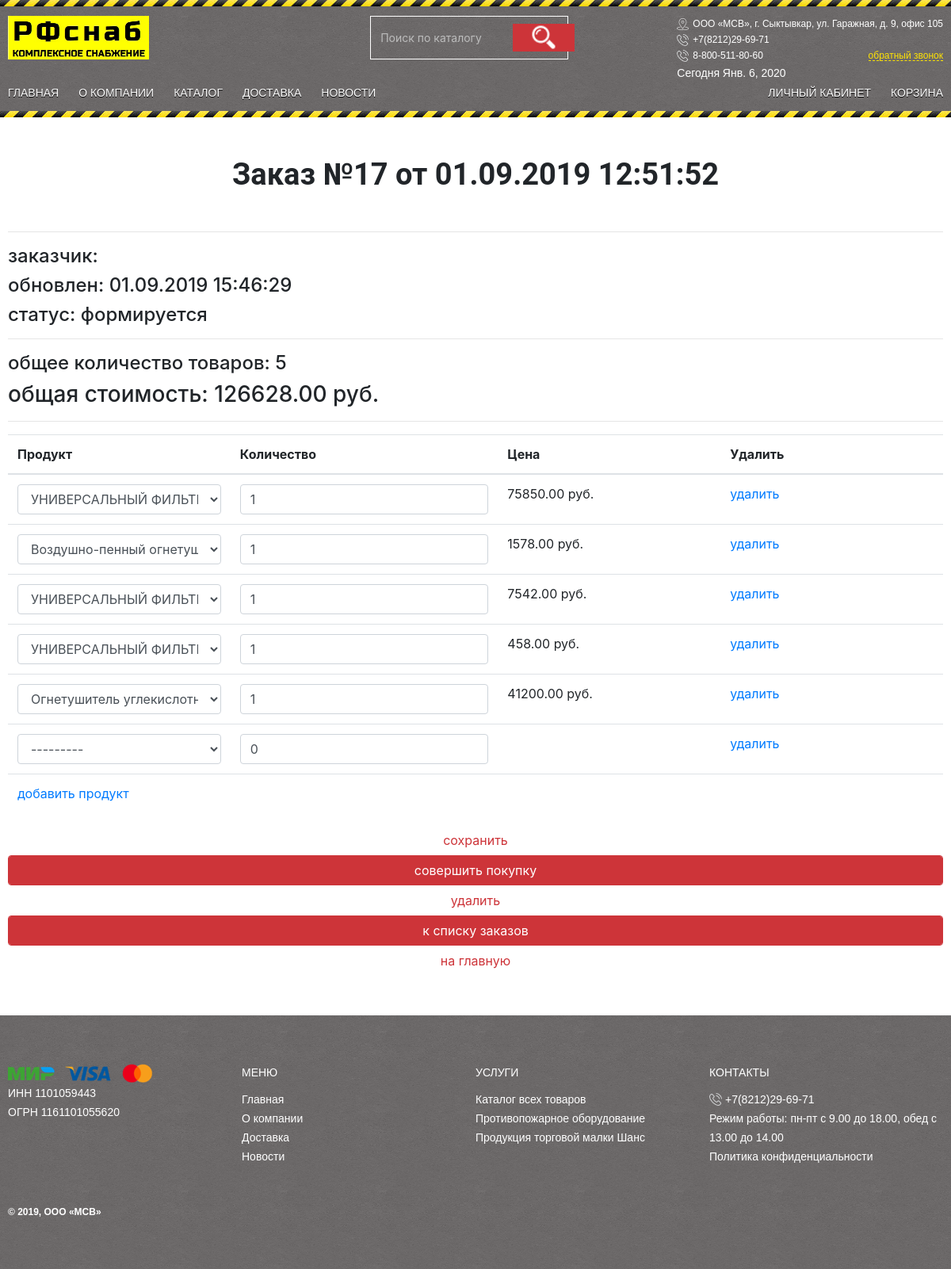
The page /order/update/17/ on the database its author committed.
### ordersapp/models.py (models this page shows, shortened)
class Order(models.Model):
    FORMING = 'FM'
    SENT_TO_PROCEED = 'STP'
    PROCEEDED = 'PRD'
    PAID = 'PD'
    READY = 'RDY'
    CANCEL = 'CNC'
    ORDER_STATUS_CHOICES = (
        (FORMING, 'формируется'),
        (SENT_TO_PROCEED, 'отправлен в обработку'),
        (PAID, 'оплачен'),
        (PROCEEDED, 'обрабатывается'),
        (READY, 'готов к выдаче'),
        (CANCEL, 'отменен'),
    )
    user = models.ForeignKey(settings.AUTH_USER_MODEL, on_delete=models.CASCADE)
    created = models.DateTimeField(verbose_name='создан', auto_now_add=True)
    updated = models.DateTimeField(verbose_name='обновлен', auto_now=True)
    status = models.CharField(verbose_name='статус', max_length=3, choices=ORDER_STATUS_CHOICES, default=FORMING)
    is_active = models.BooleanField(verbose_name='активен', default=True)
    class Meta:
        ordering = ('-created',)
        verbose_name = 'заказ'
        verbose_name_plural = 'заказы'
    def get_total_quantity(self):
        items = self.orderitems.select_related()
        return sum(list(map(lambda x: x.quantity, items)))
    def get_total_cost(self):
        items = self.orderitems.select_related()
        return sum(list(map(lambda x: x.quantity * x.product.price, items)))

class OrderItem(models.Model):
    order = models.ForeignKey(Order, related_name="orderitems", on_delete=models.CASCADE)
    product = models.ForeignKey(Product, verbose_name='продукт', on_delete=models.CASCADE)
    quantity = models.PositiveIntegerField(verbose_name='количество', default=0)
    class Meta:
        verbose_name = 'товар заказа'
        verbose_name_plural = 'товары заказа'

### mainapp/models.py (models this page shows)
class Product(models.Model):
    category = models.ForeignKey(ProductCategory, on_delete=models.CASCADE)
    name = models.CharField(verbose_name='Название товара', max_length=128, unique=True)
    slug = models.SlugField(verbose_name='слаг', max_length=128, unique=True)
    image = models.ImageField(upload_to='product_images', default='users_avatars/default.jpg')
    short_desc = models.TextField(verbose_name='Краткое описание товара', blank=True)
    description = models.TextField(verbose_name='Полное описание товара', blank=True)
    price = models.DecimalField(verbose_name='Цена товара', max_digits=8, decimal_places=2, default=0)
    quantity = models.PositiveIntegerField(verbose_name='На складе', default=0)
    created = models.DateTimeField(auto_now_add=True, auto_now=False)
    updated = models.DateTimeField(auto_now_add=False, auto_now=True)
    is_active = models.BooleanField(verbose_name='Активность', default=True)
    to_order = models.BooleanField(verbose_name='Под заказ', default=False)
    def __str__(self):
        return "{} ({})".format(self.name, self.category.name)
    class Meta:
        verbose_name = 'Товар'
        verbose_name_plural = 'Товары'

### ordersapp/views.py (the view, shortened to what this page needs)
# urls.py: re_path(r'^update/(?P<pk>\d+)/$', ordersapp.OrderItemsUpdate.as_view(), name='order_update'),
class OrderItemsUpdate(UpdateView):
    model = Order
    fields = []
    success_url = reverse_lazy('ordersapp:orders_list')
    def get_context_data(self, **kwargs):
        data = super(OrderItemsUpdate, self).get_context_data(**kwargs)
        OrderFormSet = inlineformset_factory(Order, OrderItem, form=OrderItemForm, extra=1)
        if self.request.POST:
            data['orderitems'] = OrderFormSet(self.request.POST, instance=self.object)
        else:
            formset = OrderFormSet(instance=self.object)
            for form in formset.forms:
                if form.instance.pk:
                    form.initial['price'] = form.instance.product.price
            data['orderitems'] = formset
        return data

### mainapp/context_processors.py (called while the page is built)
def basket(request):
    basket = []
    if request.user.is_authenticated:
        basket = Basket.objects.filter(user=request.user)
    return {
        'basket': basket,
    }

def products_menu(request):
    products_menu = ProductCategory.objects.all().exclude(is_active=False).order_by('name')
    return {
        'products_menu': products_menu,
    }

### ordersapp/templates/ordersapp/order_form.html (shortened to what this page needs)
{% extends "mainapp/base.html" %}
{% load static %}
{% block content-container %}
    <div class="content-container_on_main">
        {% include 'ordersapp/includes/inc_order_summary.html' %}
        <div class="order_form">
            <form action="" method="post">
                <table class="table">
                    {% for form in orderitems.forms %}
                        {% if forloop.first %}
                            <thead>
                            <tr>
                                {% for field in form.visible_fields %}
                                    <th class="{% cycle 'td1' 'td2' 'td3' %} order formset_td">
                                        {{ field.label|capfirst }}
                                    </th>
                                {% endfor %}
                            </tr>
                            </thead>
                        {% endif %}
                        <tr class="formset_row">
                            {% for field in form.visible_fields %}
                                <td class="{% cycle 'td1' 'td2' 'td3' %} order formset_td">
                                    {% if field.name != 'price' %}
                                        {{ field }}
                                    {% else %}
                                        {% if field.value %}
                                            <span class="orderitems-{{ forloop.parentloop.counter0 }}-price">
                                                {{ field.value }}</span> руб.
                                            {% endif %}
                                    {% endif %}
                                </td>
                            {% endfor %}
                        </tr>
                    {% endfor %}
                </table>
                <button type="submit" value="сохранить" class="btn btn-default btn-round form-control order_link">
                    сохранить
                </button>
                {% include 'ordersapp/includes/inc_order_actions.html' %}
            </form>
        </div>
    </div>
{% endblock %}

### ordersapp/templates/ordersapp/includes/inc_order_summary.html (shortened to what this page needs)
{% if object %}
    <div class="registration_title title">Заказ №{{ object.pk }} от {{ object.created|date:"d.m.Y H:i:s" }}</div>
    <hr>
    <div class="h4">заказчик: {{ user.first_name }} {{ user.last_name }}</div>
    <div class="h4">обновлен: {{ object.updated|date:"d.m.Y H:i:s" }}</div>
    <div class="h4">cтатус: {{ object.get_status_display }}</div>
    <hr>
    <div class="h4">
        общее количество товаров: <span class="order_total_quantity">{{ object.get_total_quantity }}</span>
    </div>
    <div class="h3">
        общая стоимость: <span class="order_total_cost">{{ object.get_total_cost }}</span> руб.
    </div>
{% endif %}
<hr>

### static/css/style.css (style rules this page uses)
* { margin: 0; padding: 0; box-sizing: border-box; outline: 0 !important; }
html, body { height: 100%; }
.registration_title { font-family: Roboto, sans-serif; font-size: 38px; line-height: 44px; font-weight: bold; }
.content-container_on_main { max-width: 1200px; padding: 0px 10px; margin: 0px auto 50px; }
.title { margin-top: 50px; margin-bottom: 50px; text-align: center; }
.order_link { color: #cd3439; transition: all 250ms ease; }
.td3 { width: 100px; }

### rows shown on the page
Order: pk "17", created "01.09.2019 12:51:52", updated "01.09.2019 15:46:29", status "формируется", get_total_quantity "5", get_total_cost "126628.00"
Product: value "75850.00"
Product: value "1578.00"
Product: value "7542.00"
Product: value "458.00"
Product: value "41200.00"

### other values the page prints
{{ field.label|capfirst }} "Продукт" "Количество" "Цена" "Удалить"
